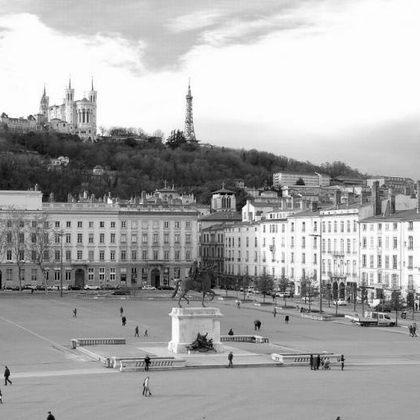
%> input picture code/ndg-bellecour.png, 420 x 420 px, shrunk from 512 x 512 before the run
$ octave Filtrage.m   (GNU Octave 9; MATLAB toolbox functions it lacks are replaced by stand-ins)
%> lines starting %> are read from the running program, lines starting %| are printed output that depends on the picture
%Ouverture de l'image
[im,map]=imread('ndg-bellecour.png');
%> im is the input picture: size 420x420x3 uint8; min 0, max 255, mean 171.4
%> map = []

% Initialisation de variables
dim = size(im,1); %Dimensions de l'image carré
%> dim = 420
K=0.005;
H=zeros(dim);

% Construction d'une palette 'Niveau de Gris'
gris=([0:255]/255)'*[1 1 1] ;

% Affichage normal de l'image
figure(1);
image(im);
colormap(gris);
title("Image d'origine en gris");
im=double(im) ;
%> im: size 420x420x3 double
IM=fft2(im) ;
IM=fftshift(IM) ;
logIM=log(abs(IM)+1) ;
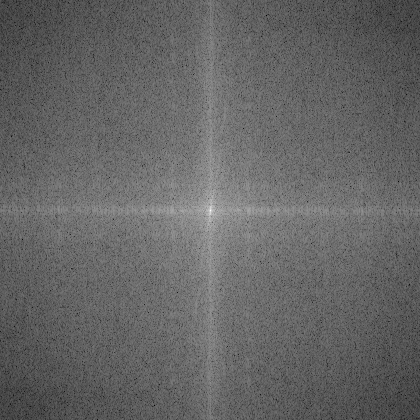
%> logIM: size 420x420x3 double; min 1.9, max 17.22, mean 8; drawn with min black and max white
maxi=max(max(logIM)) ;
%> maxi = [17.22 17.22 17.22]
mini=min(min(logIM)) ;
%> mini = [1.9 1.9 1.9]
figure(2);
image((logIM-mini)/(maxi-mini)*255 );
%> (this line was passed over: image is not available in this run)
colormap(gris);

for u=1:dim
    for v=1:dim
        H(u,v)=exp(-K*((u-(dim/2+1))^2+(v-(dim/2+1))^2));
    end
end
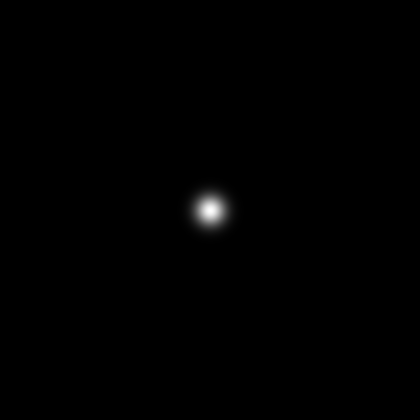
%> H: size 420x420 double; min 2.99e-192, max 1, mean 0.00356


IM= IM.*H;
im_traitee=real(ifft2(fftshift(IM))) ;
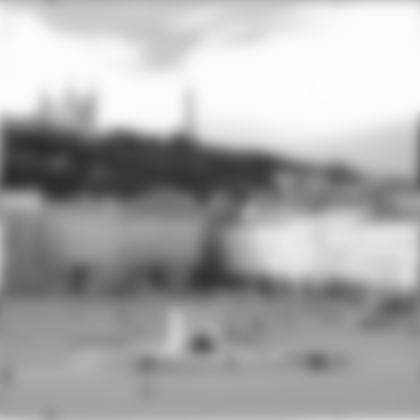
%> im_traitee: size 420x420x3 double; min 44.6, max 253, mean 171.4
figure(3);
image(im_traitee);
colormap(gris);

title("Image filtrée en gris K=0.005");

$ run again, with code/ndg-lac_blanc.png copied over code/ndg-bellecour.png
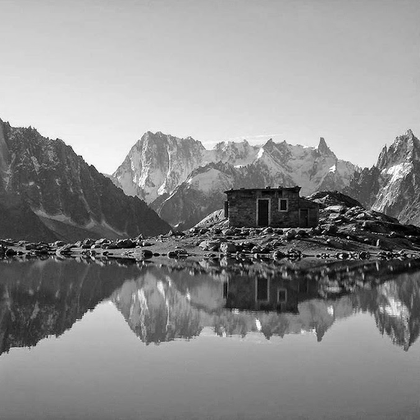
%> input picture code/ndg-lac_blanc.png, 420 x 420 px, shrunk from 512 x 512 before the run
%> im is the input picture: size 420x420x3 uint8; min 0, max 255, mean 141.6
%> map = []
%> im: size 420x420x3 double
%> `logIM=log(abs(IM)+1) ;`:
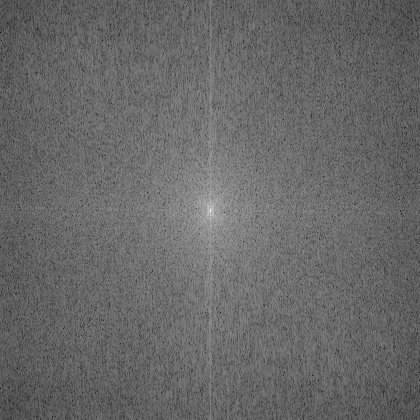
%> logIM: size 420x420x3 double; min 2.28, max 17.03, mean 8.32; drawn with min black and max white
%> maxi = [17.03 17.03 17.03]
%> mini = [2.28 2.28 2.28]
%> `im_traitee=real(ifft2(fftshift(IM))) ;`:
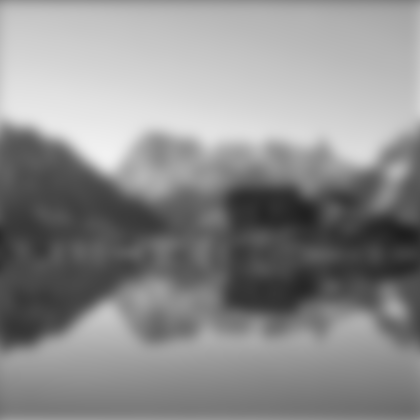
%> im_traitee: size 420x420x3 double; min 30.79, max 241.5, mean 141.6
